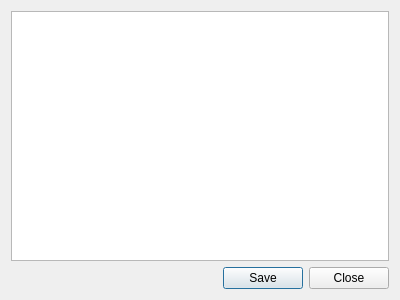
<?xml version="1.0" encoding="UTF-8"?>
<ui version="4.0">
 <class>ResultWindow</class>
 <widget class="QDialog" name="ResultWindow">
  <property name="geometry">
   <rect>
    <x>0</x>
    <y>0</y>
    <width>400</width>
    <height>300</height>
   </rect>
  </property>
  <property name="sizePolicy">
   <sizepolicy hsizetype="Expanding" vsizetype="Expanding">
    <horstretch>0</horstretch>
    <verstretch>0</verstretch>
   </sizepolicy>
  </property>
  <property name="windowTitle">
   <string>Results</string>
  </property>
  <layout class="QHBoxLayout" name="horizontalLayout_2">
   <item>
    <layout class="QVBoxLayout" name="verticalLayout">
     <item>
      <widget class="QTableView" name="tableView"/>
     </item>
     <item>
      <layout class="QHBoxLayout" name="horizontalLayout">
       <item>
        <spacer name="horizontalSpacer">
         <property name="orientation">
          <enum>Qt::Horizontal</enum>
         </property>
         <property name="sizeHint" stdset="0">
          <size>
           <width>128</width>
           <height>20</height>
          </size>
         </property>
        </spacer>
       </item>
       <item>
        <widget class="QPushButton" name="saveButton">
         <property name="text">
          <string>Save</string>
         </property>
        </widget>
       </item>
       <item>
        <widget class="QPushButton" name="closeButton">
         <property name="text">
          <string>Close</string>
         </property>
        </widget>
       </item>
      </layout>
     </item>
    </layout>
   </item>
  </layout>
 </widget>
 <resources/>
 <connections/>
</ui>
